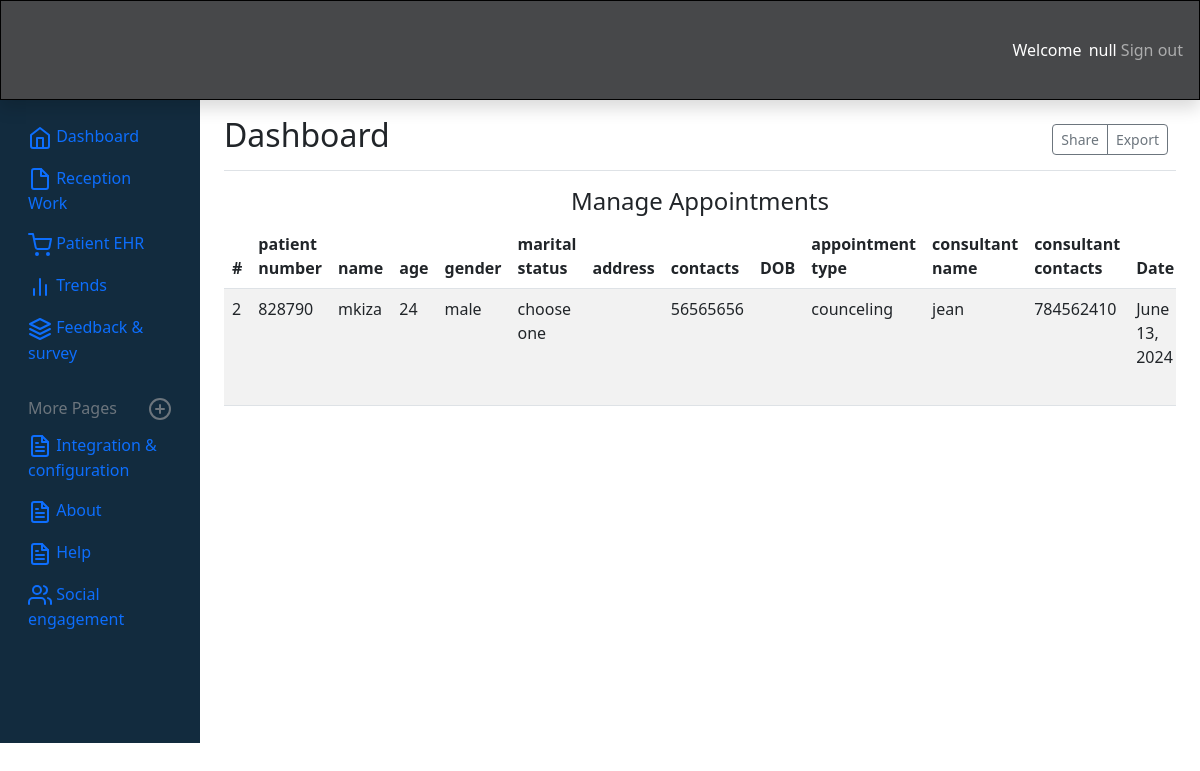
/manage_appointment (signed in), run on the app's committed database.
### APP/models.py (models this page shows)
class Appointment(models.Model):
     patient_number = models.IntegerField()
     name = models.CharField(max_length=50)
     age = models.IntegerField(null=False)
     gender = models.CharField(max_length=20)
     marital = models.CharField(max_length=50)
     address = models.CharField(max_length=200)
     phone = models.IntegerField()
     category = models.CharField(max_length=200)
     consultant_name = models.CharField(max_length=100)
     consultant_contacts = models.IntegerField(null=True, blank=True)
     date = models.DateField(default=timezone.now)
     start_date = models.TimeField()
     end_date = models.TimeField()

### APP/views.py (the view)
# urls.py: path('manage_appointment', views.manage_appointment, name='manage_appointment'),
@login_required(login_url="index")
def manage_appointment(request):
    appointment = Appointment.objects.all()
    context= {
        "book":appointment
    }
    print(context)
    return render(request, 'manage_appointment.html', context)

### templates/manage_appointment.html (shortened to what this page needs)
 {%extends 'base.html'%}
 {%load static%}
    {%block content%}
    <div class="container-l">
         <form class="form">
       <center><h4>Manage Appointments</h4></center>
       <div class="table-responsive">
           <table class="table table-striped">
            <thead>
                <tr>
                    <th scope="col">#</th>
                    <th scope="col">patient number</th>
                    <th scope="col">name</th>
                    <th scope="col">age</th>
                    <th scope="col">gender</th>
                    <th scope="col">marital status</th>
                    <th scope="col">address</th>
                    <th scope="col">contacts</th>
                    <th scope="col">DOB</th>
                    <th scope="col">appointment type</th>
                    <th scope="col">consultant name</th>
                    <th scope="col">consultant contacts</th>
                    <th scope="col">Date</th>
                </tr>
            </thead>
            <tbody>
                <tr>
                    {%for app in book%}
                    <td>{{app.id}}</td>
                    <td>{{app.patient_number}}</td>
                    <td>{{app.name}}</td>
                    <td>{{app.age}}</td>
                    <td>{{app.gender}}</td>
                    <td>{{app.marital}}</td>
                    <td>{{app.address}}</td>
                    <td>{{app.phone}}</td>
                    <td>{{app.dof}}</td>
                    <td>{{app.category}}</td>
                    <td>{{app.consultant_name}}</td>
                    <td>{{app.consultant_contacts}}</td>
                    <td>{{app.date}}</td>
            {%endfor%}
            </tr>
            </tbody>
           </table>
           </div>
        </form>
    </div>
    {%endblock%}

### static/style.css (style rules this page uses)
* { margin: 0%; padding:0%; }
body { margin: 0%; padding: auto; overflow-x: hidden; }

### data on the page
Appointment: id "2", patient_number "828790", name "mkiza", age "24", gender "male", marital "choose one", phone "56565656", category "counceling", consultant_name "jean", consultant_contacts "784562410", date "June 13, 2024"
